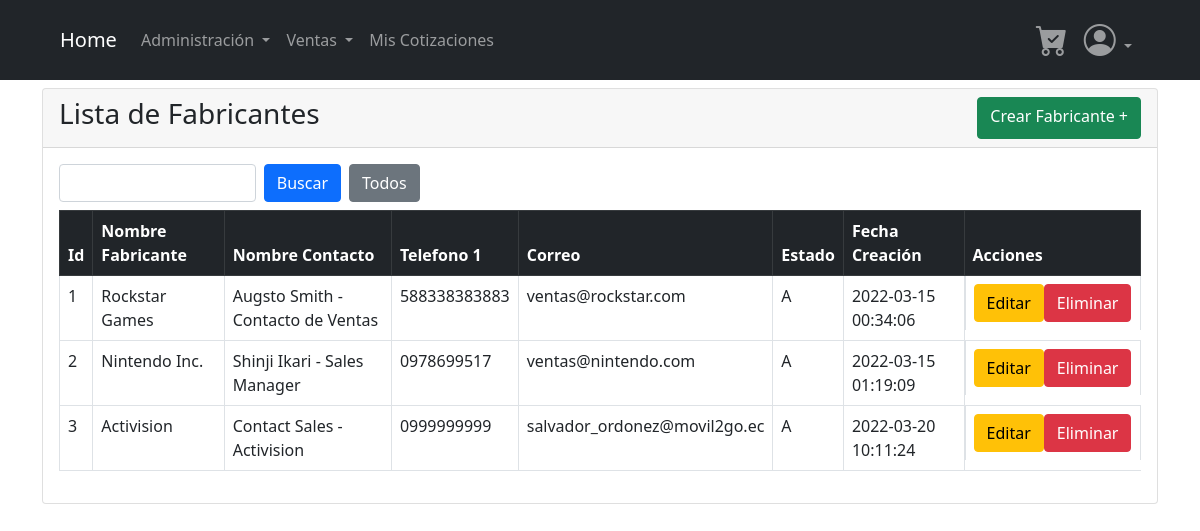
Page /views/Fabricante/ListFabricante.php?action=list on the earlier database version.
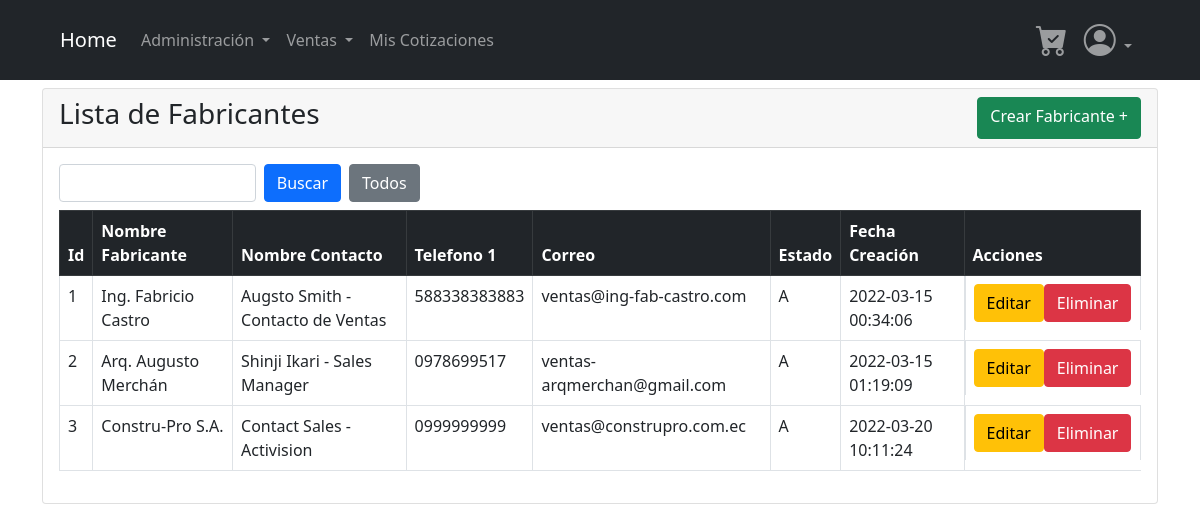
Same page on the later database version.
### tables this page shows
CREATE TABLE `neg_fabricante` (
  `id` int(11) NOT NULL AUTO_INCREMENT,
  `id_pais` int(11) DEFAULT NULL,
  `nombre_fabricante` varchar(100) DEFAULT NULL,
  `nombre_contacto` varchar(100) DEFAULT NULL,
  `telefono1` varchar(20) DEFAULT NULL,
  `telefono2` varchar(20) DEFAULT NULL,
  `correo_fabricante` varchar(100) DEFAULT NULL,
  `fecha_inicio_contrato` date DEFAULT NULL,
  `fecha_renovacion_contrato` date DEFAULT NULL,
  `fecha_fin_contrato` date DEFAULT NULL,
  `dir_logo` varchar(200) DEFAULT NULL,
  `estado` varchar(2) DEFAULT NULL,
  `fecha_creacion` datetime DEFAULT NULL,
  `fecha_modificacion` datetime DEFAULT NULL,
  `user_modificacion` int(11) DEFAULT NULL,
  PRIMARY KEY (`id`),
  KEY `id_pais` (`id_pais`),
  KEY `user_modificacion` (`user_modificacion`),
  CONSTRAINT `neg_fabricante_ibfk_1` FOREIGN KEY (`id_pais`) REFERENCES `cat_catalogo_detalle` (`id`),
  CONSTRAINT `neg_fabricante_ibfk_2` FOREIGN KEY (`user_modificacion`) REFERENCES `seg_usuario` (`id`),
  CONSTRAINT `CONSTRAINT_1` CHECK (`estado` = 'A' or `estado` = 'I')
);

### Database/dbConnection.php (called while the page is built, shortened)
<?php
    class DBConnection{
        private $connection;
        public function __construct(){
            $this->host = "localhost";
            $this->bd = "neg_casa_soniada";
            $this->user = "root";
            $this->password = "Aa987123654";
            $dsn = "mysql:host={$this->host};dbname={$this->bd};charset=UTF8";
            $this->connection = new PDO($dsn,$this->user,$this->password);
        }
        public function consultaRetorno($query){
            $db_exec = $this->connection->prepare($query);
            $result = $db_exec->execute();
            $result = $db_exec->fetchAll();
            return $result;
        }
    }
?>

### Controllers/FabricanteController.php (called while the page is built, shortened)
<?php
    require_once($_SERVER['DOCUMENT_ROOT'] .'/casa_soniada/Models/Fabricante.php');
    class FabricanteController{
        function __construct()
        {
            $this->modelObject = new Fabricante();
        }
        function index(){
            $result = $this->modelObject->list();
            return $result;
        }
    }
?>

### Models/Fabricante.php (called while the page is built, shortened)
<?php
require_once($_SERVER['DOCUMENT_ROOT'] .'/casa_soniada/Database/dbConnection.php');
    class Fabricante{
        private $table_name;
        public function get($attr){
            return $this->$attr;
        }
        public function __construct(){
            $this->table_name = "neg_fabricante";
        }
        public function list(){
            $query = "select * from {$this->table_name};";
            $result = $this->get("bd_connection")->consultaRetorno($query);
            return $result;
        }
}

### views/Fabricante/ListFabricante.php (the view, shortened to what this page needs)
<?php
require_once("../../Controllers/FabricanteController.php");
$object = new FabricanteController();
try {
    if (isset($_GET['action']) && $_GET['action'] == "list") {
        $lstObjects = ($object->index());
    }
} catch (Exception $e) {
    echo "Problema al cargar la pagina";
}
include("../Templates/header.php");
?>
<main>
    <div class="container">
        <div class="card mt-2">
            <div class="card-header d-flex justify-content-between">
                <h3>Lista de Fabricantes</h3>
                <a href="./ShowFabricante.php?action=show" class="btn btn-success">Crear Fabricante +</a>
            </div>
            <div class="card-body">
                <form action="?action=search" method="post">
                    <div class="form-group col-sm-4 mb-2 d-flex">
                        <input type="text" class="form-control " id="param" name="param">
                        <input type="submit" class="ms-2 btn btn-primary" value="Buscar">
                        <a href="?action=list" class="ms-2 btn btn-secondary">Todos</a>
                    </div>
                </form>
                <table class="table table-bordered">
                    <thead>
                        <tr class="table-dark">
                            <th>Id</th>
                            <th>Nombre Fabricante</th>
                            <th>Nombre Contacto</th>
                            <th>Telefono 1</th>
                            <th>Correo</th>
                            <th>Estado</th>
                            <th>Fecha Creación</th>
                            <th>Acciones</th>
                        </tr>
                    </thead>
                    <tbody>
                        <?php
                        foreach ($lstObjects as $varObject) {
                            echo "<tr>";
                            echo "<td>" . $varObject['id'] . "</td>";
                            echo "<td>" . $varObject['nombre_fabricante'] . "</td>";
                            echo "<td>" . $varObject['nombre_contacto'] . "</td>";
                            echo "<td>" . $varObject['telefono1'] . "</td>";
                            echo "<td>" . $varObject['correo_fabricante'] . "</td>";
                            echo "<td>" . $varObject['estado'] . "</td>";
                            echo "<td>" . $varObject['fecha_creacion'] . "</td>";
                            echo '<td class="d-flex justify-content-around">';
                            echo '<a class="btn btn-warning" href="ShowFabricante.php?id=' . $varObject['id'] . '&action=edit">Editar</a>';
                            echo '<a class="btn btn-danger" href="ListFabricante.php?id=' . $varObject['id'] . '&action=delete">Eliminar</a>';
                            echo "</td>";
                            echo "</tr>";
                        }
                        ?>
                    </tbody>
                </table>
            </div>
        </div>
    </div>
</main>
<?php
include("../Templates/footer.php");
?>

Differences in the rows shown:
changed neg_fabricante "Augsto Smith - Contacto de Ventas": nombre_fabricante "Rockstar Games" → "Ing. Fabricio Castro"; correo_fabricante "ventas@rockstar.com" → "ventas@ing-fab-castro.com"
changed neg_fabricante "Shinji Ikari - Sales Manager": nombre_fabricante "Nintendo Inc." → "Arq. Augusto Merchán"; correo_fabricante "ventas@nintendo.com" → "ventas-arqmerchan@gmail.com"
changed neg_fabricante "Contact Sales - Activision": nombre_fabricante "Activision" → "Constru-Pro S.A."; correo_fabricante "salvador_ordonez@movil2go.ec" → "ventas@construpro.com.ec"
